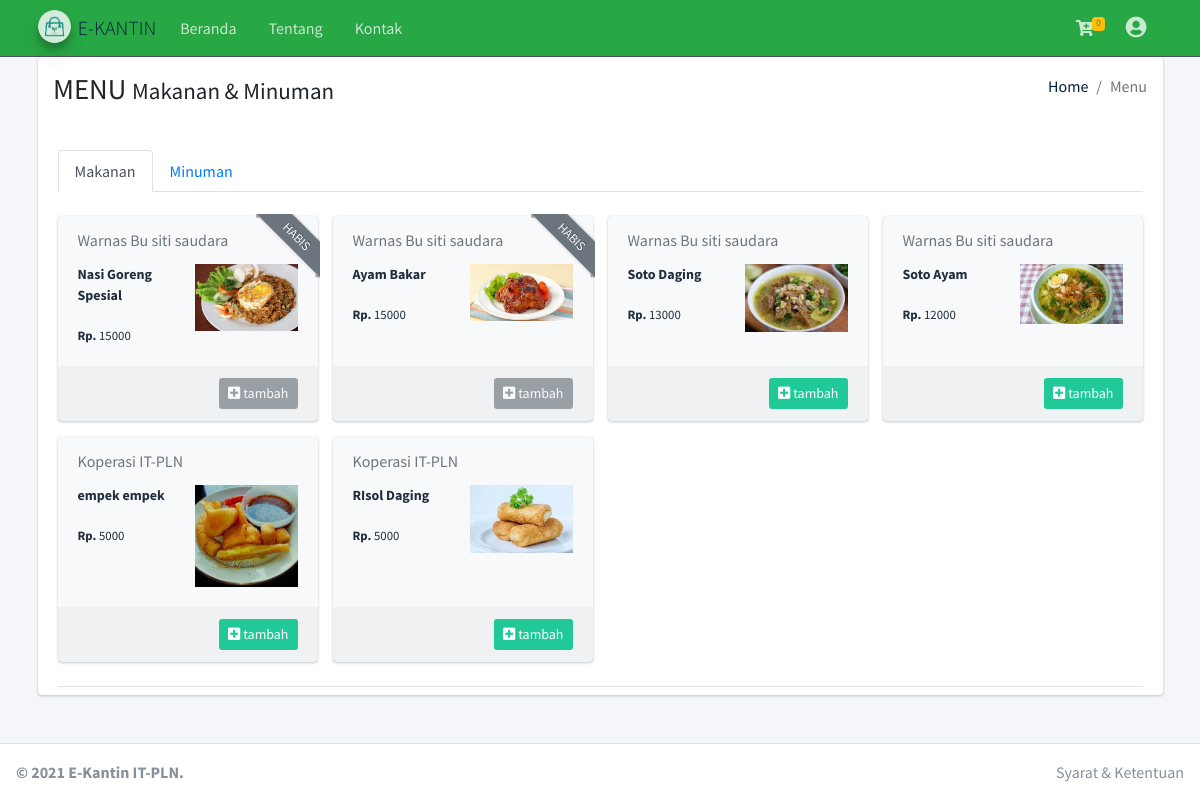
The page / on the database its author committed.
### tables this page shows
CREATE TABLE `menu` (
  `idmenu` int(11) NOT NULL,
  `id_warung` int(11) NOT NULL,
  `nama` varchar(30) NOT NULL,
  `harga` int(11) NOT NULL,
  `gambar` varchar(50) NOT NULL,
  `kategori` enum('makanan','minuman','combo') NOT NULL,
  `stock` enum('Tersedia','Habis') NOT NULL DEFAULT 'Tersedia'
);

CREATE TABLE `warung` (
  `idwarung` int(11) NOT NULL,
  `pemilik` int(11) NOT NULL,
  `no_hp` varchar(14) NOT NULL,
  `nama_warung` varchar(30) NOT NULL,
  `lama_sewa` int(11) NOT NULL,
  `letak` char(4) NOT NULL
);

### application/controllers/Shop.php (called while the page is built, shortened)
<?php
class Shop extends CI_Controller {
	function __construct()
	{
		$this->load->model('Keranjang_model');
		$this->load->model('Invoice_model');
		$this->load->model('Menu_model');
	}
	public function index()
	{
		$data['makanan_data'] = $this->Menu_model->shop_get_all('makanan');
		$data['minuman_data'] = $this->Menu_model->shop_get_all('minuman');
		$data['isi'] = 'shop/home_page';
		$this->load->view('shop/index',$data);
	}
}

### index.php (called while the page is built, shortened)
<?php
require_once BASEPATH.'core/CodeIgniter.php';

### application/models/Menu_model.php (called while the page is built, shortened)
<?php
class Menu_model extends CI_Model
{
    public $table = 'menu';
    public $id = 'idmenu';
    public $order = 'DESC';
    function shop_get_all($ktgr)
    {
        $this->db->select('menu.*, warung.nama_warung');
        $this->db->where('kategori', $ktgr);
        $this->db->join('warung','menu.id_warung = warung.idwarung','left');
        $this->db->order_by($this->id, $this->order);
        return $this->db->get($this->table)->result();
    }
}

### application/views/shop/home_page.php (the view, shortened to what this page needs)
<div class="content">
  <div class="container">
    <div class="card card-solid">
      <div class="content-header">
        <div class="container">
          <div class="row mb-2">
            <div class="col-sm-6">
              <h1 class="m-0"> MENU <small>Makanan & Minuman</small></h1>
            </div>
            <div class="col-sm-6">
              <ol class="breadcrumb float-sm-right">
                <li class="breadcrumb-item"><a href="#">Home</a></li>
                <li class="breadcrumb-item active">Menu</li>
              </ol>
            </div>
          </div>
        </div>
      </div>
      <div class="card-body pb-0">
        <ul class="nav nav-tabs" id="custom-content-below-tab" role="tablist">
          <li class="nav-item">
            <a class="nav-link active" id="custom-content-below-home-tab" data-toggle="pill" href="#custom-content-below-home" role="tab" aria-controls="custom-content-below-home" aria-selected="true">Makanan</a>
          </li>
          <li class="nav-item">
            <a class="nav-link" id="custom-content-below-profile-tab" data-toggle="pill" href="#custom-content-below-profile" role="tab" aria-controls="custom-content-below-profile" aria-selected="false">Minuman</a>
          </li>
        </ul>
        <div class="tab-content" id="custom-content-below-tabContent">
          <div class="tab-pane fade show active" id="custom-content-below-home" role="tabpanel" aria-labelledby="custom-content-below-home-tab">
            <br>
            <div class="row d-flex align-items-stretch">
              <?php foreach ($makanan_data as $makanan) : ?>
                <div class="col-12 col-sm-6 col-md-3 d-flex align-items-stretch">
                  <div class="card bg-light">
                    <div class="card-header text-muted border-bottom-0">
                      <?= $makanan->nama_warung ?>
                      <?php if($makanan->stock =='Habis') { ?>
                        <div class="ribbon-wrapper">
                          <div class="ribbon bg-secondary">
                            Habis
                          </div>
                        </div>
                        <?php } ?>
                      </div>
                      <div class="card-body pt-0">
                        <div class="row">
                          <div class="col-6">
                            <p style="font-size: 14px"><b><?= $makanan->nama ?></b></p>
                            <small> <b>Rp. </b> <?= $makanan->harga ?></small>
                          </div>
                          <div class="col-6 text-center">
                            <img src="<?= base_url() ?>upload/menu/<?= $makanan->gambar ?>" alt="user-avatar" class="img-square img-fluid">
                          </div>
                        </div>
                      </div>
                      <div class="card-footer">
                        <div class="text-right">
                          <button class="btn btn-sm <?= $makanan->stock == 'Habis' ? 'bg-secondary disabled' : 'bg-teal detail'?> " data-id="<?= $makanan->idmenu ?>">
                            <i class="fa fa-plus-square"></i> tambah
                          </button>
                        </div>
                      </div>
                    </div>
                  </div>
                <?php endforeach; ?>
              </div>
            </div>
          </div>
          <div class="tab-custom-content">
          </div>
        </div>
      </div>
    </div>
  </div>

### application/views/shop/index.php (shortened to what this page needs)
<!DOCTYPE html>
<html lang="en">
<head>
  <link rel="stylesheet" href="<?= base_url() ?>template/plugins/fontawesome-free/css/all.min.css">
  <link rel="stylesheet" href="<?= base_url() ?>template/dist/css/adminlte.min.css">
  <link rel="stylesheet" href="<?= base_url() ?>template/plugins/sweetalert2-theme-bootstrap-4/bootstrap-4.min.css">
  <link rel="stylesheet" href="<?= base_url() ?>template/plugins/toastr/toastr.min.css">
</head>
<body class="hold-transition layout-top-nav layout-navbar-fixed accent-navy">
  <div class="wrapper">
    <nav class="main-header navbar navbar-expand-md navbar-dark navbar-success">
      <div class="container">
        <a href="<?= base_url() ?>" class="navbar-brand">
          <img src="<?= base_url() ?>template/dist/img/logo_mini.png" alt=" Logo" class="brand-image img-circle elevation-3" style="opacity: .8">
          <span class="brand-text font-weight-light">E-KANTIN</span>
        </a>
        <div class="collapse navbar-collapse order-3" id="navbarCollapse">
          <ul class="navbar-nav">
            <li class="nav-item">
              <a href="<?= base_url('') ?>" class="nav-link">Beranda</a>
            </li>
            <li class="nav-item">
              <a href="<?= site_url('tentang') ?>" class="nav-link">Tentang</a>
            </li>
            <li class="nav-item">
              <a href="<?= site_url('kontak') ?>" class="nav-link">Kontak</a>
            </li>
          </ul>
      </div>
      <ul class="order-1 order-md-3 navbar-nav navbar-no-expand ml-auto">
        <li class="nav-item">
          <a class="nav-link" href="<?= site_url('shop/lihatkeranjang') ?>">
            <i class="fa fa-cart-plus" ></i>
            <span class="badge badge-warning navbar-badge" id="isi_keranjang"></span>
          </a>
        </li>
        <li class="nav-item dropdown">
          <a class="nav-link" data-toggle="dropdown" href="#">
            <i class="fa fa-user-circle fa-lg"></i>
          </a>
            </li>
          </ul>
        </div>
      </nav>
      <div class="content-wrapper">
        <?php
        $this->load->view($isi);
        ?>
      </div>
      <footer class="main-footer">
        <div class="float-right d-none d-sm-inline">
          Syarat & Ketentuan
        </div>
        <strong>&copy; 2021 E-Kantin IT-PLN.</strong>
      </footer>
    </div>
</body>
</html>

### rows shown on the page
menu: id_warung.nama_warung "Warnas Bu siti saudara", stock "HABIS", nama "Nasi Goreng Spesial", harga "15000", gambar (picture)
menu: id_warung.nama_warung "Warnas Bu siti saudara", stock "HABIS", nama "Ayam Bakar", harga "15000", gambar (picture)
menu: id_warung.nama_warung "Warnas Bu siti saudara", nama "Soto Daging", harga "13000", gambar (picture)
menu: id_warung.nama_warung "Warnas Bu siti saudara", nama "Soto Ayam", harga "12000", gambar (picture)
menu: id_warung.nama_warung "Koperasi IT-PLN", nama "empek empek", harga "5000", gambar (picture)
menu: id_warung.nama_warung "Koperasi IT-PLN", nama "RIsol Daging", harga "5000", gambar (picture)
